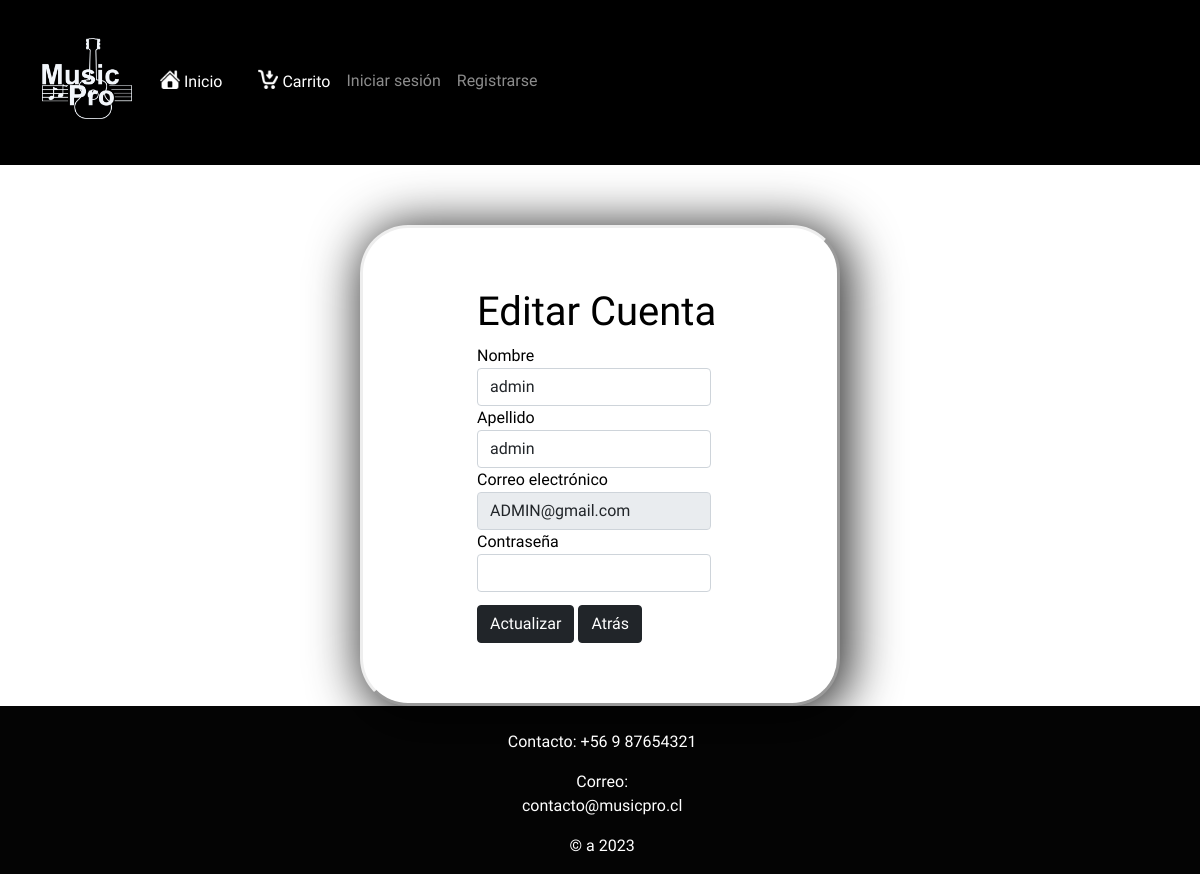
The app's page /actualizarPerfil/ADMIN@gmail.com, older data.
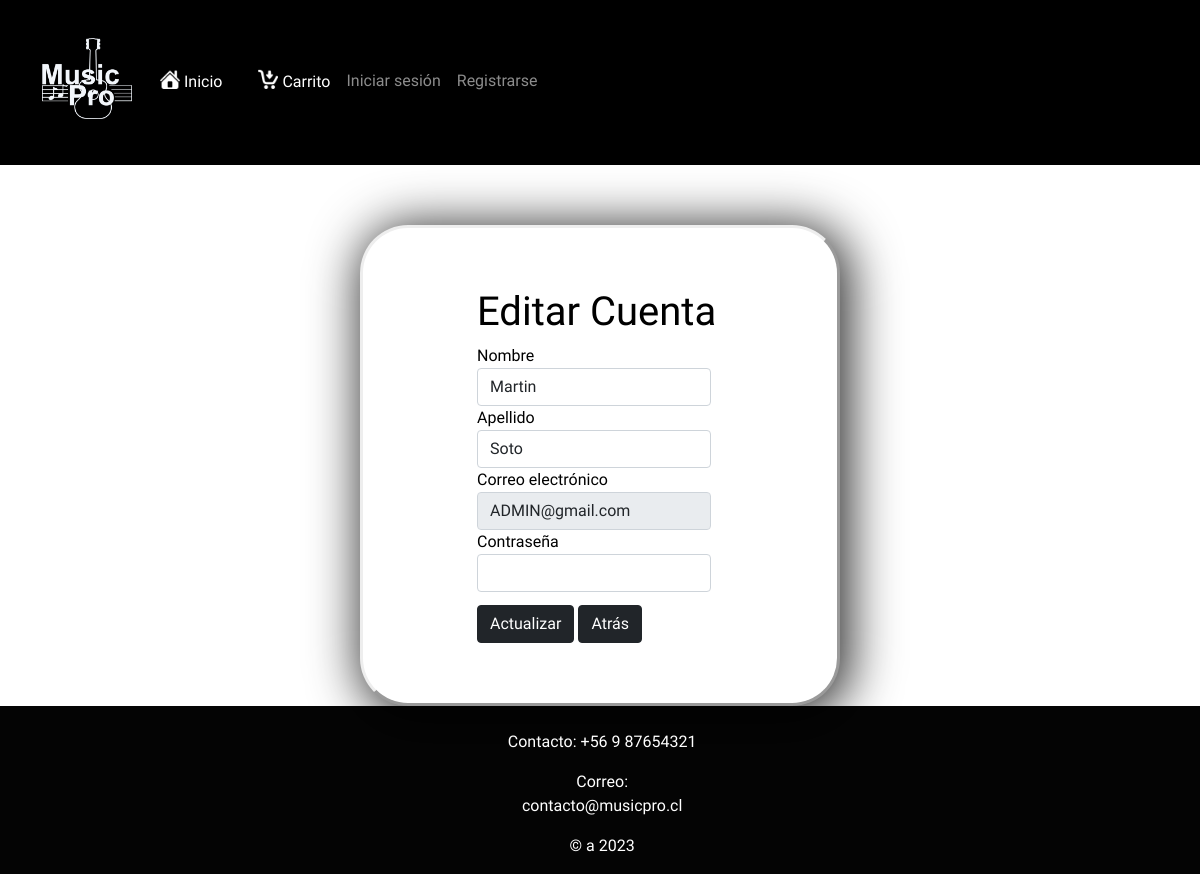
The same page, newer data.
### core/models.py (models this page shows, shortened)
class Usuario(models.Model):
    cam_auto = models.IntegerField(default=0)
    nombre = models.CharField(max_length=16, )
    apellido = models.CharField( max_length=16, null=False)
    email = models.EmailField(primary_key=True, unique=True)
    pwd = models.CharField(null=False, max_length=12)
    tipoUsuario = models.IntegerField()
    rut = models.CharField(max_length=10, default= '')
    direccion = models.CharField(max_length=50, null=False, default= '')
    telefono = models.CharField(max_length=10, default=0)
    codigoPostal = models.IntegerField(max_length=50, default= 0)
    estado = models.CharField(max_length=50, default= '')
    ciudad = models.CharField(max_length=50, default= '')

### core/views.py (the view)
# urls.py: path('actualizarPerfil/<email>', actualizarPerfil, name='actualizarPerfil'),
def actualizarPerfil(request, email):
    usuario = Usuario.objects.get(email = email)
    return render(request, 'core/micuenta.html', {'usuario':usuario})

### core/context_processor.py (called while the page is built)
def total_carrito(request):
    total = 0
    if 'carrito' in request.session:
        for key, value in request.session["carrito"].items():
            total += int(value["acumulado"])
    return {"total_carrito":total}

### core/templates/core/micuenta.html (shortened to what this page needs)
{% extends "core/layout.html" %}
{% load static %}
{% block head %}
    <link href="{% static 'core/css/micuenta 1.css' %}" rel="stylesheet" type="text/css">
{% endblock %}
{% block content %}
<div id="pantalla">
    <form id="formRegistro" method="post"  action="/editar_perfil/{{ usuario.email }}">
        <div class="form-group" id="titulo">
            <h1>Editar Cuenta</h1>
        </div>
        <div class="form-group" id="formNombre">
            <label for=" exampleInputEmail1">Nombre</label>
            <input type="text" class="form-control"     id="inputNombre" name="nombre" value="{{ usuario.nombre }}">
        </div>
        <div class="form-group" id="formNombre">
            <label for=" exampleInputEmail1">Apellido</label>
            <input type="text" class="form-control"     id="inputNombre" name="apellido" value="{{ usuario.apellido }}">
        </div>
        <div class="form-group" id="formCorreo">
            <label for="exampleInputEmail1">Correo electrónico</label>
            <input type="email" class="form-control" id="inputCorreo" aria-describedby="emailHelp" name="email" value="{{ usuario.email }}" readonly >
        </div>
        <div class="form-group" id="formContraseña">
            <label for="exampleInputPassword1">Contraseña</label>
            <input type="password" class="form-control" id="inputContraseña" name="password">
        </div>
        <div id="boton">
            <button type="submit" class="btn btn-dark " id="btnRegistrarse">Actualizar</button>
            <a href="{% url 'perfil' %}" class="btn btn-dark" id="atras">Atrás</a>
        </div>
    </form>
</div>
{% endblock %}

Row changes from the older to the newer data that the page shows:
changed Usuario "ADMIN@gmail.com": nombre "admin" → "Martin"; apellido "admin" → "Soto"
